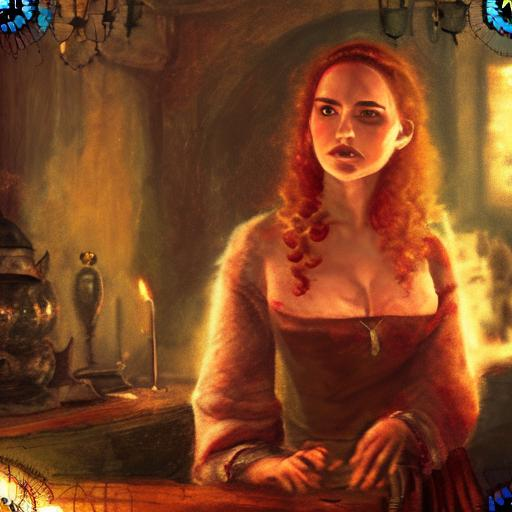
#> input picture ROBIN/generated_imgs/robin5-30-pixel-lessabs-500c-2kn/g7.5-0.jpg, 512 x 512 px
$ python apply_blurs.py ../../ROBIN/generated_imgs/robin5-30-pixel-lessabs-500c-2kn/g7.5-0.jpg
#> lines starting #> are read from the running program, lines starting #| are printed output that depends on the picture
from __future__ import annotations

import argparse
from pathlib import Path
from PIL import Image, ImageFilter


def main() -> None:
    parser = argparse.ArgumentParser(description="Apply Gaussian blur radii to an image and save results.")
    parser.add_argument("input", type=str, help="Path to input image")
    parser.add_argument("--out-dir", type=str, default="blurs", help="Output directory (created if missing)")
    parser.add_argument("--start", type=float, default=0.0, help="Start radius (inclusive)")
    parser.add_argument("--end", type=float, default=20.0, help="End radius (inclusive)")
    parser.add_argument("--step", type=float, default=1.0, help="Step between radii")
    parser.add_argument("--format", type=str, default="png", help="Output image format/extension")
    parser.add_argument("--overwrite", action="store_true", help="Overwrite existing files")

    args = parser.parse_args()
    inp = Path(args.input)
    if not inp.exists():
        raise SystemExit(f"Input not found: {inp}")

    out_dir = Path(args.out_dir)
    out_dir.mkdir(parents=True, exist_ok=True)

    img = Image.open(inp).convert("RGB")
#> img is the input picture: PIL image 512x512 RGB; mean R, G, B 124.2, 68.9, 35.3
    stem = inp.stem

    # Generate radii inclusive of end
    r = args.start
    radii = []
    # Guard against floating-point accumulation by computing count
    if args.step <= 0:
        raise SystemExit("--step must be > 0")
    count = int(((args.end - args.start) / args.step) + 1)
    for i in range(max(0, count)):
        val = args.start + i * args.step
        if val > args.end + 1e-8:
            break
        radii.append(round(val, 6))

    for radius in radii:
        out_name = f"{stem}_blur_{radius}.{args.format}"
        out_path = out_dir / out_name
        if out_path.exists() and not args.overwrite:
            print(f"Skipping existing: {out_path}")
            continue
        if radius == 0:
            out_img = img.copy()
        else:
            out_img = img.filter(ImageFilter.GaussianBlur(radius))
        out_img.save(out_path)
        print(f"Saved: {out_path}")
#> this loop made 21 passes
#> pass 3, in main, `out_img = img.filter(ImageFilter.GaussianBlur(radius))`:
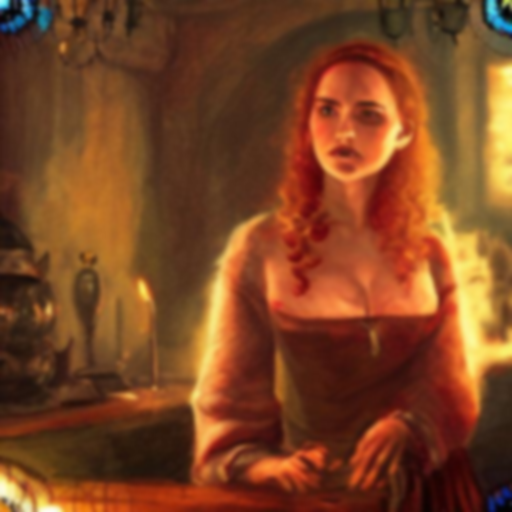
#> out_img: PIL image 512x512 RGB; mean R, G, B 124.2, 68.9, 35.3
#> after the loop:
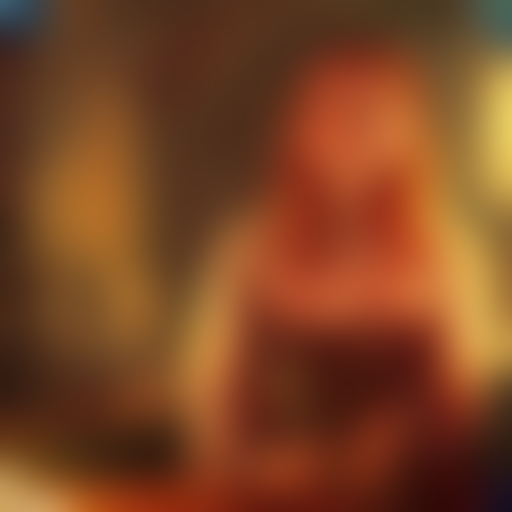
#> out_img: PIL image 512x512 RGB; mean R, G, B 124.2, 69, 35.4


if __name__ == "__main__":
    main()
